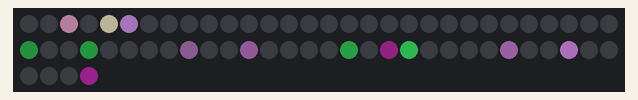
Recording of a sketch running on a simulated Arduino Uno, built with avr-gcc and run on an emulated ATmega328P. Shown: 64 RGB LEDs in strip order, left to right, continuing on the next row. Dim RGB values are drawn brighter than linear; random numbers use the default seed unless the sketch sets one.

Above: at 3.54 s.
At 9.8 s:
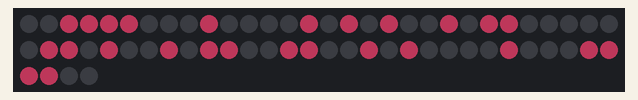
At 15.9 s:
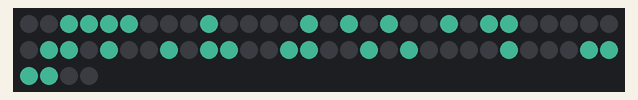
At 21.65 s:
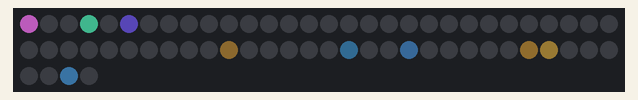
At 27.69 s:
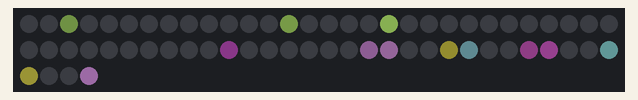
At 34.0 s:
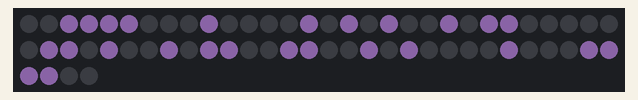

Measured:
- what the display in image 1 shows lasts 2.3 s, from 9.8 s to 12.1 s

The sketch:

sketch.ino
```cpp
// две анимации со случайными цветами:
// 1. Дождь
// 2. Смайлик
#include <Adafruit_NeoPixel.h>
#define PIN 6
#define NUMPIXELS 64
Adafruit_NeoPixel pixels(NUMPIXELS, PIN, NEO_GRB + NEO_KHZ800);
int getLedIndex(int x, int y) {
  if (x < 0 || x > 7 || y < 0 || y > 7) return -1;
  if (y % 2 == 0) return (y * 8) + 7 - x;
  else return (y * 8) + x;
}
void drawPixel(int x, int y, uint32_t color) {
  int index = getLedIndex(x, y);
  if (index != -1) pixels.setPixelColor(index, color);
}
uint32_t randomColor() {
  return pixels.Color(random(50, 255), random(50, 255), random(50, 255));
}
// Дождь
void rainAnimation() {
  int dropY[8];
  uint32_t dropColor[8];
  for (int i = 0; i < 8; i++) {
    dropY[i] = random(-4, 0);
    dropColor[i] = randomColor();
  }
  for (int frame = 0; frame < 40; frame++) {
    pixels.clear();
    for (int x = 0; x < 8; x++) {
      for (int t = 0; t < 4; t++) {
        int y = dropY[x] - t;
        if (y >= 0 && y < 8) {
          uint8_t r = ((dropColor[x] >> 16) & 0xFF) / (t + 1);
          uint8_t g = ((dropColor[x] >> 8)  & 0xFF) / (t + 1);
          uint8_t b = ((dropColor[x])        & 0xFF) / (t + 1);
          drawPixel(x, y, pixels.Color(r, g, b));
        }
      }
      dropY[x]++;
      if (dropY[x] > 9) {
        dropY[x] = random(-5, 0);
        dropColor[x] = randomColor();
      }
    }
    pixels.show();
    delay(80);
  }
}
// Смайлик
uint8_t smileOpen[8][8] = {
  {0,0,1,1,1,1,0,0},
  {0,1,0,0,0,0,1,0},
  {1,0,1,0,0,1,0,1},
  {1,0,0,0,0,0,0,1},
  {1,0,1,0,0,1,0,1},
  {1,0,0,1,1,0,0,1},
  {0,1,0,0,0,0,1,0},
  {0,0,1,1,1,1,0,0}
};
void drawFrame(uint8_t frame[8][8], uint32_t color) {
  pixels.clear();
  for (int y = 0; y < 8; y++)
    for (int x = 0; x < 8; x++)
      if (frame[y][x] == 1)
        drawPixel(x, y, color);
  pixels.show();
}
void smileAnimation() {
  uint32_t col = randomColor();
  drawFrame(smileOpen, col);
  delay(2000);
}
void setup() {
  randomSeed(analogRead(0));
  pixels.begin();
  pixels.setBrightness(80);
  pixels.show();
}
void loop() {
  rainAnimation();
  delay(300);
  smileAnimation();
  delay(300);
}
```
